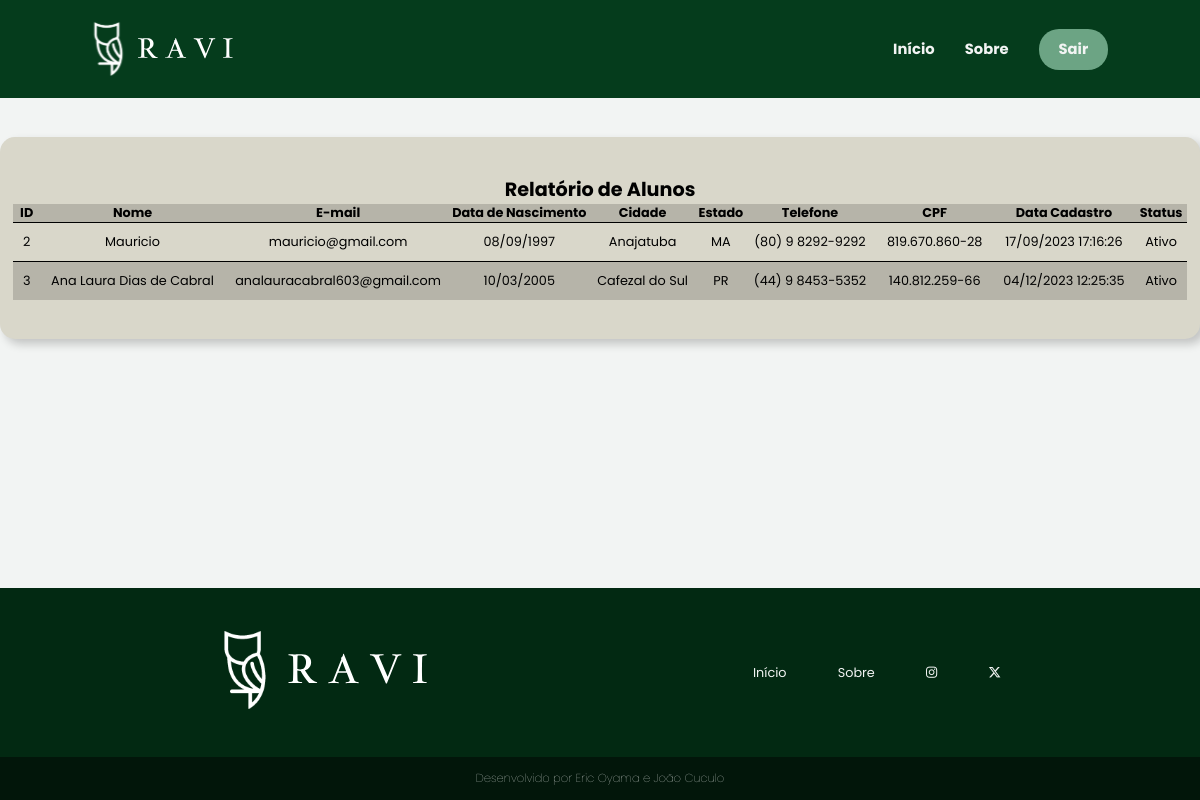
/sistema-usuario/usuario/relatorio-aluno.php (signed in), run on the app's committed database.
### tables this page shows
CREATE TABLE `aluno` (
  `id` int(11) NOT NULL,
  `nome` varchar(100) NOT NULL,
  `email` varchar(100) NOT NULL,
  `senha` varchar(255) NOT NULL,
  `dn` date NOT NULL,
  `endereco` varchar(100) NOT NULL,
  `cep` varchar(20) NOT NULL,
  `estado` varchar(100) NOT NULL,
  `cidade` varchar(100) NOT NULL,
  `telefone` varchar(20) NOT NULL,
  `cpf` varchar(20) NOT NULL,
  `rg` varchar(20) NOT NULL,
  `sexo` varchar(10) NOT NULL,
  `dataCad` timestamp NOT NULL DEFAULT current_timestamp(),
  `status` varchar(11) NOT NULL
);

### sistema-usuario/usuario/relatorio-aluno.php (the view, shortened to what this page needs)
<?php
    require_once('../../conexao.php');
    $sql = "SELECT * FROM aluno";
    $resultado = mysqli_query($conexao, $sql);
?>
<!DOCTYPE html>
<html lang="pt-br">
<head>
    <link rel="stylesheet" href="../../assets/css/header-footer.css">
    <link rel="stylesheet" href="../../assets/css/principal.css">
    <link rel="stylesheet" href="../../assets/css/relatorios.css">
</head>
<body>
    <?php require_once("../template-usuario/menu2.php") ?>
    <main class="container">
        <section class="relatorio-box">
            <h2>Relatório de Alunos</h2>
            <div class="table-roll-y table-roll-x">
                <table>
                    <thead>
                        <tr id="cabecalho-relatorio">
                            <th>ID</th>
                            <th>Nome</th>
                            <th>E-mail</th>
                            <th>Data de Nascimento</th>
                            <th>Cidade</th>
                            <th>Estado</th>
                            <th>Telefone</th>
                            <th>CPF</th>
                            <th>Data Cadastro</th>
                            <th>Status</th>
                        </tr>
                    </thead>
                    <tbody>
                        <?php while ($linha = mysqli_fetch_array($resultado)) {
                            $dn = new DateTime($linha['dn']);
                            $dataCad = new DateTime($linha['dataCad']);
                            if ($linha['status'] == 1) {
                                $status = "Ativo";
                            } else {
                                $status = "Inativo";
                            }
                            ?>
                        <tr>
                            <td class="td-espaco"><?= $linha['id'] ?></td>
                            <td class="td-espaco"><?= $linha['nome'] ?></td>
                            <td class="td-espaco"><?= $linha['email'] ?></td>
                            <td class="td-espaco"><?= $dn->format('d/m/Y') ?></td>
                            <td class="td-espaco"><?= $linha['cidade'] ?></td>
                            <td class="td-espaco"><?= $linha['estado'] ?></td>
                            <td class="td-espaco"><?= $linha['telefone'] ?></td>
                            <td class="td-espaco"><?= $linha['cpf'] ?></td>
                            <td class="td-espaco"><?= $dataCad->format('d/m/Y H:i:s') ?></td>
                            <td class="td-espaco"><?= $status ?></td>
                        </tr>
                        <?php } ?>
                    </tbody>
                </table>
            </div>
        </section>
    </main>
    <?php require_once("../template-usuario/rodape1.php") ?>
</body>
</html>

### assets/css/header-footer.css (style rules this page uses)
* { margin: 0; padding: 0; box-sizing: border-box; font-family: 'Poppins', sans-serif; }
:root { --color-primary: #053c1c; --color-secundary: #6ca484; --color-tertiary: #14964C; --color-black: #000; --color-white: #f2f4f3; font-size: 80%; }
html { height: 100%; min-height: 100%; }
body { display: flex; flex-direction: column; min-height: 100%; width: 100%; }

### assets/css/principal.css (style rules this page uses)
body { background-color: var(--color-white); }
.container { max-width: 1200px; width: 100%; margin: 0 auto; }

### assets/css/relatorios.css (style rules this page uses)
.relatorio-box, .relatorio-box-big { display: flex; flex-direction: column; align-items: center; justify-content: center; background-color: #D9D7CA; border-radius: 15px; box-shadow: 5px 5px 10px rgba(0, 0, 0, 0.2); padding: 3rem; margin: 3rem 0 8rem; }
.relatorio-box { width: 1200px; }
table { border-collapse: collapse; width: 100%; }
.table-roll-y { max-height: 1000px; overflow-y: auto; }
.table-roll-x { overflow-x: auto; width: 100%; }
td { text-align: center; border-top: 1px solid black; padding: 3px; }
.td-espaco { padding: 10px; }
tr:nth-child(2n-2), #cabecalho-relatorio { background-color: #b6b4a9; }
@media screen and (max-width: 1360px) { .relatorio-box-big, .relatorio-box { width: 100%; padding-left: 1rem; padding-right: 1rem; } }

### data on the page
aluno: id "2", nome "Mauri­cio", email "mauricio@gmail.com", dn "08/09/1997", cidade "Anajatuba", estado "MA", telefone "(80) 9 8292-9292", cpf "819.670.860-28", dataCad "17/09/2023 17:16:26", status "Ativo"
aluno: id "3", nome "Ana Laura Dias de Cabral", email "analauracabral603@gmail.com", dn "10/03/2005", cidade "Cafezal do Sul", estado "PR", telefone "(44) 9 8453-5352", cpf "140.812.259-66", dataCad "04/12/2023 12:25:35", status "Ativo"
